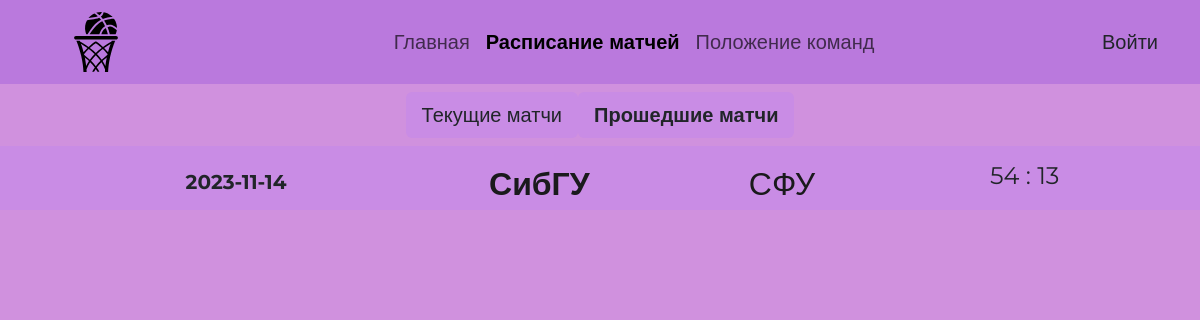
The page /matches/past/ on the database its author committed.
### players/models.py (models this page shows, shortened)
class Match(models.Model):
    team_home = models.ForeignKey(Team, related_name='home_matches', on_delete=models.CASCADE)
    team_away = models.ForeignKey(Team, related_name='away_matches', on_delete=models.CASCADE)
    date = models.DateField()
    time = models.TimeField(default="09:00:00")
    place = models.TextField(default="ул. Биатлонная, 25Б")
    is_finished = models.BooleanField("Игра состоялась", default=0)
    team_home_score = models.PositiveIntegerField(default=0)
    team_away_score = models.PositiveIntegerField(default=0)
    class Meta:
        ordering = ("is_finished", "date",)
    @property
    def winner(self):
        if self.team_home_score == self.team_away_score:
            return None
        return self.team_home if self.team_home_score > self.team_away_score else self.team_away
    @property
    def total_score(self):
        return f"{self.team_home_score} : {self.team_away_score}"

class Team(models.Model):
    name = models.CharField(max_length=100)
    def __str__(self):
        return self.name

### players/views.py (the view)
# urls.py: path('matches/past/', views.past_match_list, name='past_match_list')
def past_match_list(request):
    matches = Match.objects.filter(is_finished=1)
    return render(request, "players/match_list.html", {"matches": matches, "is_finished": True})

### templates/players/match_list.html (shortened to what this page needs)
{% extends 'base.html' %}
{% load static %}
{% block content %}
  <div class="text-center my-2">
    <nav class="text-dark nav nav-pills flex-column flex-sm-row justify-content-center">
      <a class="text-dark text-sm-center overlay nav-link{% if request.resolver_match.url_name == 'match_list' %} active{% endif %}"
         href="{% url 'match_list' %}">Текущие матчи</a>
      <a class="text-dark text-sm-center overlay nav-link{% if request.resolver_match.url_name == 'past_match_list' %} active{% endif %}"
         href="{% url 'past_match_list' %}">Прошедшие матчи</a>
    </nav>
  </div>
  {% for match in matches %}
    <div class="container-fluid pt-2 {% cycle 'overlay' '' %}">
      <div class="container px-5 my-1">
        <div class="row align-items-center gx-5">
          <div class="col-lg-4 mb-lg-0 text-center">
            <p class="fw-bolder mb-1 fs-5">{{ match.date|upper }}</p>
          </div>
          <div class="col-lg-8 text-center">
            <div class="row align-items-center gx-5">
              <div class="col h-100">
                <a class="lead team-link {% if match.winner == match.team_home and match.is_finished %}fw-bolder{% else %}fw-normal{% endif %} fs-2"
                   href="{% url "team_detail" match.team_home.pk %}">
                  {{ match.team_home }}
                </a>
              </div>
              <div class="col h-100">
                <a class="lead team-link {% if match.winner == match.team_away and match.is_finished %}fw-bolder{% else %}fw-normal{% endif %} fs-2"
                   href="{% url "team_detail" match.team_away.pk %}">
                  {{ match.team_away }}
                </a>
              </div>
              {% if is_finished %}
                <div class="col h-100">
                  <p class="lead fw-normal fs-4">{{ match.total_score }}</p>
                </div>
              {% endif %}
            </div>
          </div>
        </div>
      </div>
    </div>
  {% endfor %}
{% endblock %}

### static/css/style.css (style rules this page uses)
* { margin: 0; padding: 0; }
html, body { width: 100%; min-height: 100vh; }
body { background-color: #d091de; font-family: 'Montserrat', sans-serif; font-size: 20px; font-weight: 500; }
.nav-link.active { font-weight: 700; }
.overlay, .nav-pills .nav-link.active { background-color: #c98ce5; }
.nav.nav-pills .nav-link { outline: none; }
a.team-link { text-decoration: none; display: inline-block; color: #1a1a1c; font-size: 14px; font-weight: 300; }

### rows shown on the page
Match: date "2023-11-14", team_home "СибГУ", team_away "СФУ", total_score "54 : 13"
